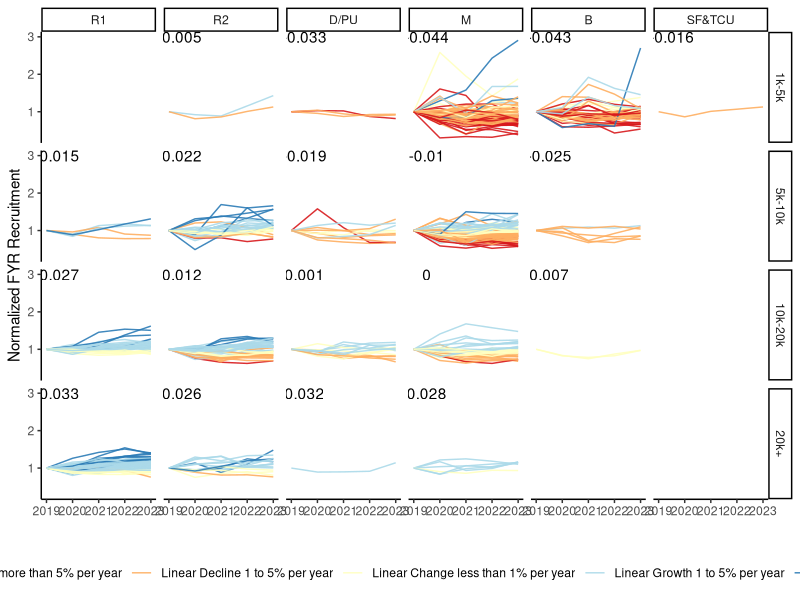
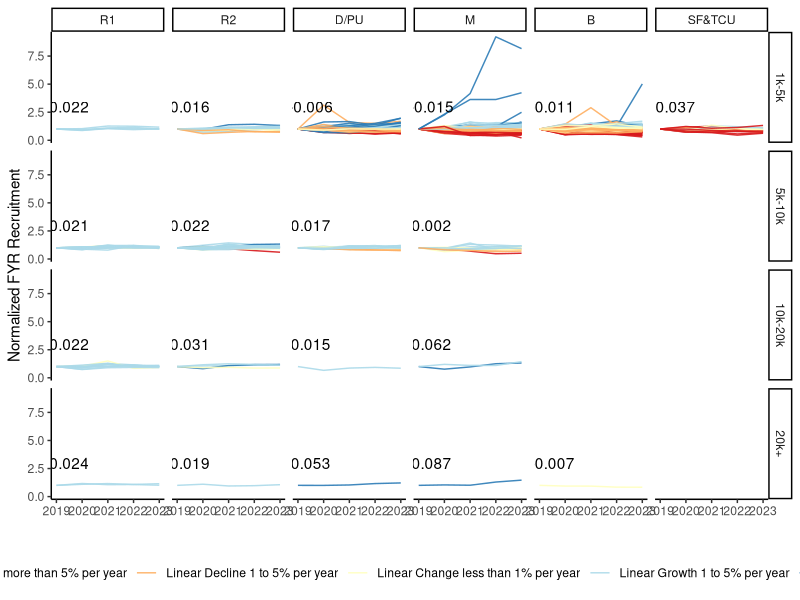
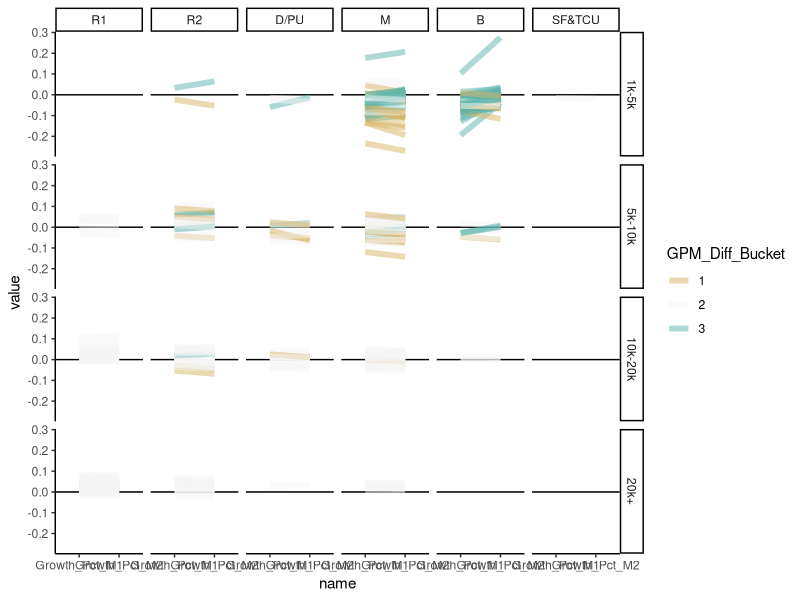
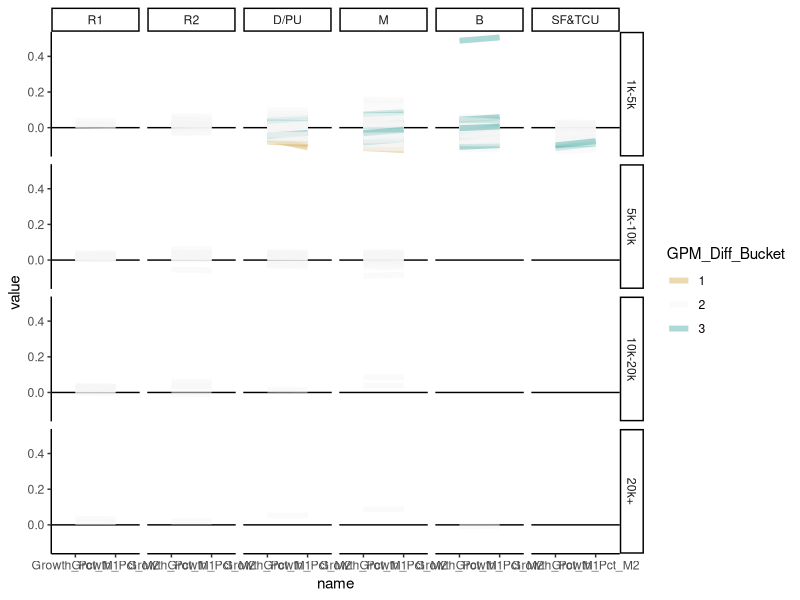
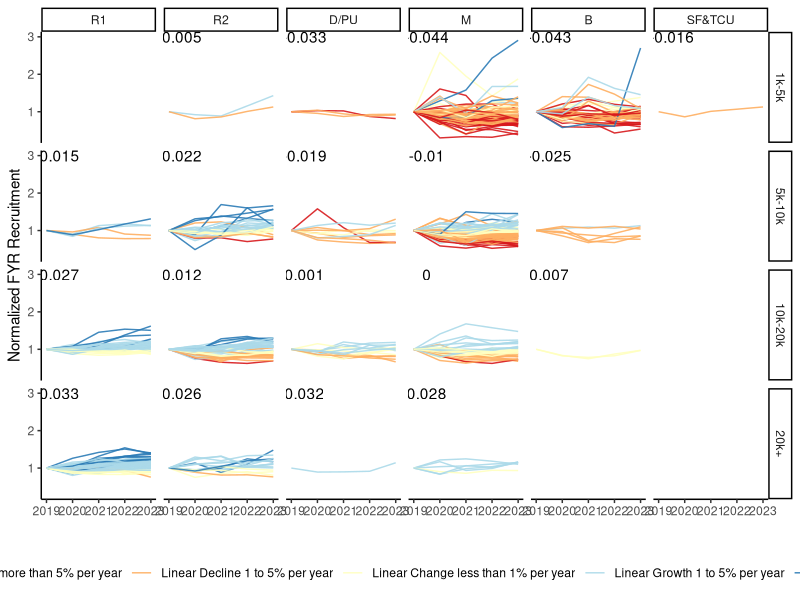
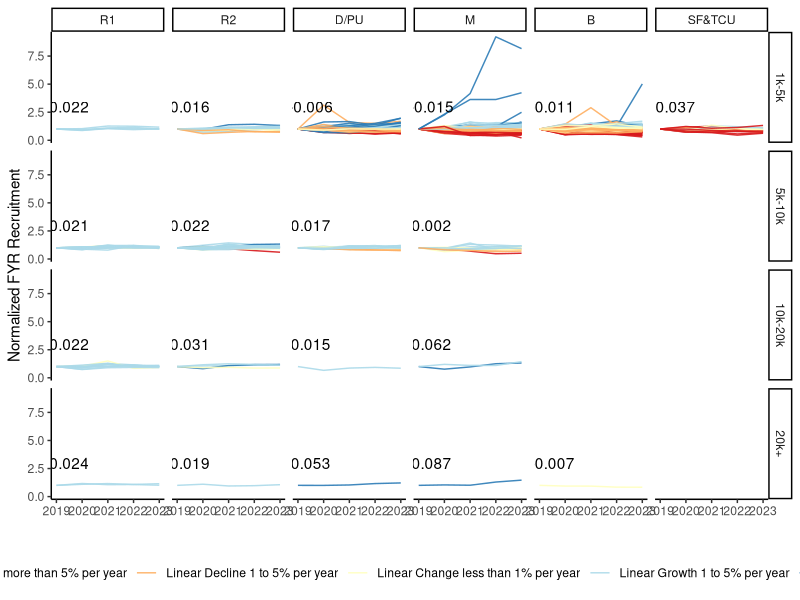
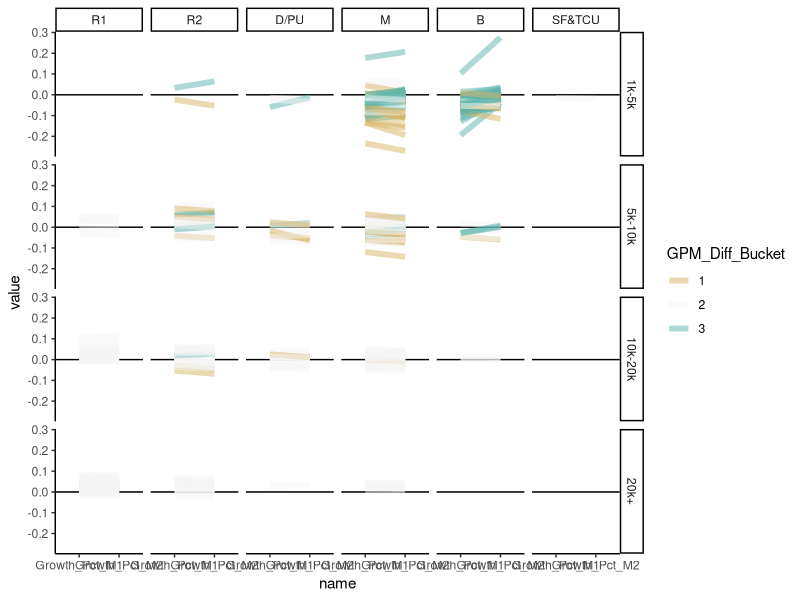
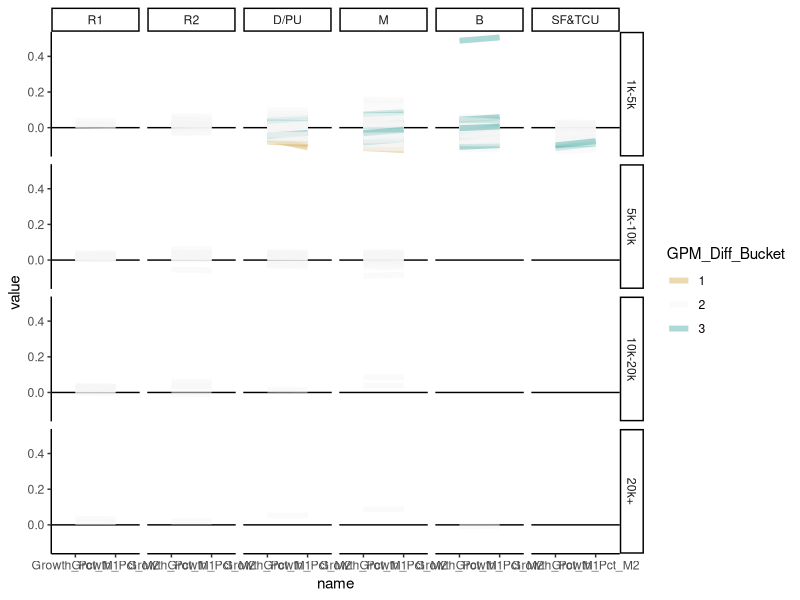

Generate these figures, in order, with R:
## ---- chunk 1
library(tidyverse)
library(lme4)
## ---- chunk 2
full_dat3 <- read_csv("../Data/full_dat3.csv")
str(full_dat3)
## ---- chunk 3
public_dat3 <- full_dat3 %>% filter(sector == "public")
private_dat3 <- full_dat3 %>% filter(sector == "private")
## ---- chunk 4
public_dat3 %>%
  group_by(unit_id) %>%
  summarise(N_year = length(unique(year))) %>%
  ungroup() %>%
  count(N_year)
  
private_dat3 %>%
  group_by(unit_id) %>%
  summarise(N_year = length(unique(year))) %>%
  ungroup() %>%
  count(N_year)
## ---- chunk 5
public_dat3 %>%
  group_by(unit_id) %>%
  summarise(Min_Enrl = min(overall_enrollment), Max_Enrl = max(overall_enrollment)) %>%
  ungroup() %>%
  count(Min_Enrl < 1000, Max_Enrl > 1000)
  # filter(Min_Enrl < 1000, Max_Enrl > 1000)
private_dat3 %>%
  group_by(unit_id) %>%
  summarise(Min_Enrl = min(overall_enrollment), Max_Enrl = max(overall_enrollment)) %>%
  ungroup() %>%
  count(Min_Enrl < 1000, Max_Enrl > 1000)
  # filter(Min_Enrl < 1000, Max_Enrl > 1000)
## ---- chunk 6
public_dat3 %>%
  group_by(unit_id) %>%
  filter(year == min(year)) %>%
  ungroup() %>%
  filter(overall_enrollment >= 1000) %>%
  distinct(unit_id) %>%
  left_join(
    y = public_dat3,
    by = "unit_id"
  )

private_dat3 %>%
  group_by (unit_id) %>%
  filter(year == min(year)) %>%
  ungroup() %>%
  filter(overall_enrollment >= 1000) %>%
  distinct(unit_id) %>%
  left_join(
    y = private_dat3,
    by = "unit_id"
  )

private_dat3 %>%
  group_by (unit_id) %>%
  filter(year == min(year)) %>%
  ungroup() %>%
  filter(overall_enrollment < 1000) %>%
  mutate(
    Enrl_Level = case_when(
      overall_enrollment >= 800 ~ "800+",
      overall_enrollment >= 600 ~ "600-800",
      overall_enrollment >= 400 ~ "400-600",
      overall_enrollment >= 200 ~ "200-400",
      overall_enrollment > 0 ~ "1-200"
    )
  ) %>%
  count(Enrl_Level)

## ---- chunk 7
public_dat3 %>%
  distinct(unit_id, carnegie) %>%
  count(carnegie)
private_dat3 %>%
  distinct(unit_id, carnegie) %>%
  count(carnegie)

# table(full_dat3$carnegie)
# table(private_dat3_x5$carnegie)
## ---- chunk 8
public_dat3_x <- public_dat3 %>%
  # In the Carnegie universe
  filter(carnegie != "Not Carnegie") %>%
  # At least 1000 overall enrollment in first reporting year
  group_by(unit_id) %>%
  filter(year == min(year)) %>%
  ungroup() %>%
  filter(overall_enrollment >= 1000) %>%
  distinct(unit_id) %>%
  left_join(
    y = public_dat3,
    by = "unit_id"
  ) %>%
  # Has all 5 years of data
  group_by(unit_id) %>%
  summarise(N_year = length(unique(year))) %>%
  ungroup() %>%
  left_join(
    y = public_dat3,
    by = "unit_id"
  ) %>%
  mutate(
    year_0 = year - min(year),
    # Log transforms: first-time enrollment; HS grads by state; applicants; average net price with aid
    log_fyr = log(first_time_enrollment),
    log_hs = log(hs_grad_state),
    log_apps = log(applicants),
    log_price = log(avg_net_price_w_aid),
    sy_fyr = scale(log_fyr),
    x_year = year_0,
    sx_hs = scale(log_hs), # log this
    sx_bach = scale(pct_bachelors_2018_state),
    x_rural = factor(locale_rural),
    sx_pell = scale(pct_pell),
    sx_race_minority = scale(pct_race_minority),
    sx_price = scale(log_price), # don't log this
    sx_apps = scale(log_apps), # log this
    sx_admit_rate = scale(admissions_rate)
  )

public_dat3_x5 <- filter(public_dat3_x, N_year == 5)

private_dat3_x <- private_dat3 %>%
  # In the Carnegie universe
  filter(carnegie != "Not Carnegie") %>%
  # At least 1000 overall enrollment in first reporting year
  group_by(unit_id) %>%
  filter(year == min(year)) %>%
  ungroup() %>%
  filter(overall_enrollment >= 1000) %>%
  distinct(unit_id) %>%
  left_join(
    y = private_dat3,
    by = "unit_id"
  ) %>%
  # Has all 5 years of data
  group_by(unit_id) %>%
  summarise(N_year = length(unique(year))) %>%
  ungroup() %>%
  left_join(
    y = private_dat3,
    by = "unit_id"
  ) %>%
  mutate(
    year_0 = year - min(year),
    # Log transforms: first-time enrollment; HS grads by state; applicants; average net price with aid
    log_fyr = log(first_time_enrollment),
    log_hs = log(hs_grad_state),
    log_apps = log(applicants),
    log_price = log(avg_net_price_w_aid),
    sy_fyr = scale(log_fyr),
    x_year = year_0,
    sx_hs = scale(log_hs),
    sx_bach = scale(pct_bachelors_2018_state),
    x_rural = factor(locale_rural),
    sx_pell = scale(pct_pell),
    sx_race_minority = scale(pct_race_minority),
    sx_price = scale(log_price),
    sx_apps = scale(log_apps),
    sx_admit_rate = scale(admissions_rate)
  )

private_dat3_x5 <- filter(private_dat3_x, N_year == 5)
## ---- chunk 9
distinct(public_dat3_x5, unit_id) ; distinct(private_dat3_x5, unit_id)
distinct(public_dat3_x, unit_id) ; distinct(private_dat3_x, unit_id)

## ---- chunk 10
formula_1 <- formula(
  first_time_enrollment ~
    1
    + x_year
    # + (1 + x_year | carnegie)
    + (1 + x_year | unit_id)
)
## ---- chunk 11
m_public_1 <- lme4::lmer(
  formula = formula_1,
  data = public_dat3_x5
)
summary(m_public_1)
coef(m_public_1)
# fitted(m_public_1)
# resid(m_public_1)
## ---- chunk 12
m_private_1 <- lme4::lmer(
  formula = formula_1,
  data = private_dat3_x5
)
summary(m_private_1)
coef(m_private_1)
# fitted(m_private_1)
# resid(m_private_1)
## ---- chunk 13
public_fyr_normalized <- public_dat3_x5 %>%
  filter(x_year==0) %>%
  select(unit_id, first_time_enrollment, overall_enrollment) %>%
  rename(baseline_enrollment = first_time_enrollment, baseline_overall=overall_enrollment) %>%
  left_join(
    y = public_dat3_x5 %>% select(unit_id, institution_name, carnegie, year, x_year, first_time_enrollment),
    by = "unit_id"
  ) %>%
  mutate(
    normalized_enrollment = first_time_enrollment / baseline_enrollment,
    size_category = case_when(
      baseline_overall >= 1000 & baseline_overall < 5000 ~ "1k-5k",
      baseline_overall >= 5000 & baseline_overall < 10000 ~ "5k-10k",
      baseline_overall >= 10000 & baseline_overall < 20000 ~ "10k-20k",
      baseline_overall >= 20000 ~ "20k+"
    ) %>% factor(levels = c("1k-5k","5k-10k","10k-20k","20k+")),
    carnegie_category = factor(
      carnegie,
      levels = c("R1", "R2", "R0", "M", "Baccalaureate", "Special or Tribal"),
      labels = c("R1", "R2", "D/PU", "M", "B", "SF&TCU")
    )
  ) %>%
  left_join(
    y = tibble(
      unit_id = rownames(coef(m_public_1)$unit_id) %>% as.numeric(),
      time_slope = coef(m_public_1)$unit_id[,"x_year"],
      enrl_intcpt = coef(m_public_1)$unit_id[,"(Intercept)"],
      growth_pct = time_slope / enrl_intcpt,
      growth_bucket = case_when(
        growth_pct < -0.05 ~ "Linear Decline more than 5% per year",
        growth_pct < -0.01 ~ "Linear Decline 1 to 5% per year",
        growth_pct <= 0.01 ~ "Linear Change less than 1% per year",
        growth_pct <= 0.05 ~ "Linear Growth 1 to 5% per year",
        growth_pct > 0.05 ~ "Linear Growth more than 5% per year"
      ) %>% factor(levels = c("Linear Decline more than 5% per year","Linear Decline 1 to 5% per year","Linear Change less than 1% per year","Linear Growth 1 to 5% per year","Linear Growth more than 5% per year"))
    ) ,
    by = "unit_id"
  )

public_fyr_slope_avg <- public_fyr_normalized %>%
  group_by(size_category, carnegie_category) %>%
  summarise(Avg_Slope = mean(growth_pct))
## ---- chunk 14
# public_fyr_normalized %>%
#   ggplot(aes(x=x_year, y=normalized_enrollment, group=unit_id, color=growth_bucket)) +
#   geom_line(alpha = 0.9) +
#   scale_color_brewer(type="div", palette = "RdYlBu") +
#   facet_wrap(~size_category) +
#   theme_classic()
# 
# public_fyr_normalized %>%
#   ggplot(aes(x=x_year, y=normalized_enrollment, group=unit_id, color=growth_bucket)) +
#   geom_line(alpha = 0.9) +
#   scale_color_brewer(type="div", palette = "RdYlBu") +
#   facet_wrap(~carnegie_category) +
#   theme_classic()

public_fyr_normalized %>%
  ggplot(aes(x=x_year, y=normalized_enrollment)) +
  geom_line(mapping=aes(group=unit_id, color=growth_bucket), alpha = 0.9) +
  scale_color_brewer(type="div", palette = "RdYlBu") +
  geom_text(data=public_fyr_slope_avg, mapping=aes(x=0.5,y=3,label=round(Avg_Slope, 3))) +
  scale_y_continuous(name = "Normalized FYR Recruitment") +
  scale_x_continuous(name = "", labels = c(2019, 2020, 2021, 2022, 2023)) +
  facet_grid(size_category~carnegie_category) +
  # geom_abline(data=public_fyr_slope_avg, mapping=aes(slope=Avg_Slope, intercept=1), linewidth=1, linetype = 1) +
  theme_classic() +
  theme(legend.position = "bottom")
ggsave("../Results/normalized_fyr_public.png")

## ---- chunk 15
private_fyr_normalized <- private_dat3_x5 %>%
  filter(x_year==0) %>%
  select(unit_id, first_time_enrollment, overall_enrollment) %>%
  rename(baseline_enrollment = first_time_enrollment, baseline_overall=overall_enrollment) %>%
  left_join(
    y = private_dat3_x5 %>% select(unit_id, institution_name, carnegie, year, x_year, first_time_enrollment),
    by = "unit_id"
  ) %>%
  mutate(
    normalized_enrollment = first_time_enrollment / baseline_enrollment,
    size_category = case_when(
      baseline_overall >= 1000 & baseline_overall < 5000 ~ "1k-5k",
      baseline_overall >= 5000 & baseline_overall < 10000 ~ "5k-10k",
      baseline_overall >= 10000 & baseline_overall < 20000 ~ "10k-20k",
      baseline_overall >= 20000 ~ "20k+"
    ) %>% factor(levels = c("1k-5k","5k-10k","10k-20k","20k+")),
    carnegie_category = factor(
      carnegie,
      levels = c("R1", "R2", "R0", "M", "Baccalaureate", "Special or Tribal"),
      labels = c("R1", "R2", "D/PU", "M", "B", "SF&TCU")
    )
  ) %>%
  left_join(
    y = tibble(
      unit_id = rownames(coef(m_private_1)$unit_id) %>% as.numeric(),
      time_slope = coef(m_private_1)$unit_id[,"x_year"],
      enrl_intcpt = coef(m_private_1)$unit_id[,"(Intercept)"],
      growth_pct = time_slope / enrl_intcpt,
      growth_bucket = case_when(
        growth_pct < -0.05 ~ "Linear Decline more than 5% per year",
        growth_pct < -0.01 ~ "Linear Decline 1 to 5% per year",
        growth_pct <= 0.01 ~ "Linear Change less than 1% per year",
        growth_pct <= 0.05 ~ "Linear Growth 1 to 5% per year",
        growth_pct > 0.05 ~ "Linear Growth more than 5% per year"
      ) %>% factor(levels = c("Linear Decline more than 5% per year","Linear Decline 1 to 5% per year","Linear Change less than 1% per year","Linear Growth 1 to 5% per year","Linear Growth more than 5% per year"))
    ) ,
    by = "unit_id"
  )

private_fyr_slope_avg <- private_fyr_normalized %>%
  group_by(size_category, carnegie_category) %>%
  summarise(Avg_Slope = mean(growth_pct))
## ---- chunk 16
private_fyr_normalized %>%
  ggplot(aes(x=x_year, y=normalized_enrollment)) +
  geom_line(mapping=aes(group=unit_id, color=growth_bucket), alpha = 0.9) +
  scale_color_brewer(type="div", palette = "RdYlBu") +
  geom_text(data=private_fyr_slope_avg, mapping=aes(x=0.5,y=3,label=round(Avg_Slope, 3))) +
  scale_y_continuous(name = "Normalized FYR Recruitment") +
  scale_x_continuous(name = "", labels = c(2019, 2020, 2021, 2022, 2023)) +
  facet_grid(size_category~carnegie_category) +
  # geom_abline(data=private_fyr_slope_avg, mapping=aes(slope=Avg_Slope, intercept=1), linewidth=1, linetype = 1) +
  theme_classic() +
  theme(legend.position = "bottom")
ggsave("../Results/normalized_fyr_private.png")

## ---- chunk 17
public_fyr_normalized %>%
  distinct(unit_id, growth_pct, growth_bucket) %>%
  count(growth_bucket) %>%
  mutate(pct = round(n/sum(n), 2))

private_fyr_normalized %>%
  distinct(unit_id, growth_pct, growth_bucket) %>%
  count(growth_bucket) %>%
  mutate(pct = round(n/sum(n), 2))

public_fyr_normalized %>%
  distinct(unit_id, growth_pct, growth_bucket, carnegie, size_category) %>%
  group_by(carnegie, size_category) %>%
  summarise(
    tot_decline = sum(growth_bucket %in% c("Linear Decline 1 to 5% per year","Linear Decline more than 5% per year")),
    tot_inst = length(unique(unit_id)),
    decline_frac = paste0(tot_decline,"/",tot_inst, " (", 100*round(tot_decline/tot_inst,2), "%)")
  )

private_fyr_normalized %>%
  distinct(unit_id, growth_pct, growth_bucket, carnegie, size_category) %>%
  group_by(carnegie, size_category) %>%
  summarise(
    tot_decline = sum(growth_bucket %in% c("Linear Decline 1 to 5% per year","Linear Decline more than 5% per year")),
    tot_inst = length(unique(unit_id)),
    decline_frac = paste0(tot_decline,"/",tot_inst, " (", 100*round(tot_decline/tot_inst,2), "%)")
  )

## ---- chunk 18
formula_2 <- formula(
  first_time_enrollment ~
    1
    + x_year
    + x_rural
    + sx_bach
    + sx_hs
    # + (1 + x_year | carnegie)
    + (1 + x_year | unit_id)
)
## ---- chunk 19
m_public_2 <- lmer(formula_2, public_dat3_x5)
summary(m_public_2)
## ---- chunk 20
coef(m_public_1)$unit_id
coef(m_public_2)$unit_id

tibble(
  unit_id = rownames(coef(m_public_1)$unit_id) %>% as.numeric(),
  M1_Intcpt = coef(m_public_1)$unit_id[,"(Intercept)"],
  M1_Slope = coef(m_public_1)$unit_id[,"x_year"],
  M2_Slope = coef(m_public_2)$unit_id[,"x_year"],
  Growth_Pct_M1 = M1_Slope / M1_Intcpt,
  Growth_Pct_M2 = M2_Slope / M1_Intcpt,
  GPM_Diff = Growth_Pct_M2 - Growth_Pct_M1,
  GPM_Diff_Bucket = case_when(
    GPM_Diff < -0.01 ~ 1,
    GPM_Diff < 0.01 ~ 2,
    GPM_Diff >= 0.01 ~ 3
  ) %>% factor()
) %>%
  pivot_longer(cols=5:6) %>%
  left_join(
    y = public_fyr_normalized %>% distinct(unit_id, carnegie_category, size_category),
    by = "unit_id"
  ) %>%
  ggplot(aes(x=name, y=value)) +
  geom_hline(yintercept = 0) +
  geom_line(aes(group=unit_id, color=GPM_Diff_Bucket), alpha = 0.5, linewidth=2) +
  scale_color_brewer(type="div") +
  facet_grid(size_category ~ carnegie_category) +
  theme_classic()
ggsave("../Results/m2_slope_shift_public.png")
## ---- chunk 21
m_private_2 <- lmer(formula_2, private_dat3_x5)
summary(m_private_2)
## ---- chunk 22
tibble(
  unit_id = rownames(coef(m_private_1)$unit_id) %>% as.numeric(),
  M1_Intcpt = coef(m_private_1)$unit_id[,"(Intercept)"],
  M1_Slope = coef(m_private_1)$unit_id[,"x_year"],
  M2_Slope = coef(m_private_2)$unit_id[,"x_year"],
  Growth_Pct_M1 = M1_Slope / M1_Intcpt,
  Growth_Pct_M2 = M2_Slope / M1_Intcpt,
  GPM_Diff = Growth_Pct_M2 - Growth_Pct_M1,
  GPM_Diff_Bucket = case_when(
    GPM_Diff < -0.01 ~ 1,
    GPM_Diff < 0.01 ~ 2,
    GPM_Diff >= 0.01 ~ 3
  ) %>% factor()
) %>%
  pivot_longer(cols=5:6) %>%
  left_join(
    y = private_fyr_normalized %>% distinct(unit_id, carnegie_category, size_category),
    by = "unit_id"
  ) %>%
  ggplot(aes(x=name, y=value)) +
  geom_hline(yintercept = 0) +
  geom_line(aes(group=unit_id, color=GPM_Diff_Bucket), alpha = 0.5, linewidth=2) +
  scale_color_brewer(type="div") +
  facet_grid(size_category ~ carnegie_category) +
  theme_classic()
ggsave("../Results/m2_slope_shift_private.png")
